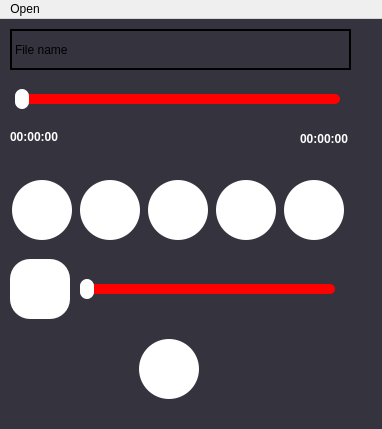
<?xml version="1.0" encoding="UTF-8"?>
<ui version="4.0">
 <class>MainWindow</class>
 <widget class="QMainWindow" name="MainWindow">
  <property name="geometry">
   <rect>
    <x>0</x>
    <y>0</y>
    <width>382</width>
    <height>429</height>
   </rect>
  </property>
  <property name="windowTitle">
   <string>MainWindow</string>
  </property>
  <property name="styleSheet">
   <string notr="true">QMainWindow{
background-color:rgb(52,51,62);
}</string>
  </property>
  <widget class="QWidget" name="centralwidget">
   <widget class="QLabel" name="label_File_Name">
    <property name="geometry">
     <rect>
      <x>10</x>
      <y>10</y>
      <width>341</width>
      <height>41</height>
     </rect>
    </property>
    <property name="styleSheet">
     <string notr="true">QLabel{
border:2px solid rgb(255,255,255)
color:rgb(255,255,255)

}</string>
    </property>
    <property name="frameShape">
     <enum>QFrame::Panel</enum>
    </property>
    <property name="lineWidth">
     <number>2</number>
    </property>
    <property name="text">
     <string>File name</string>
    </property>
   </widget>
   <widget class="QSlider" name="horizontalSlider_Audio_File_Duration">
    <property name="geometry">
     <rect>
      <x>10</x>
      <y>70</y>
      <width>341</width>
      <height>20</height>
     </rect>
    </property>
    <property name="styleSheet">
     <string notr="true">QSlider::groove:horizontal{
	height:10px;
	width:320px;
	background:red;
	border-radius:5px;
}
QSlider::handle:horizontal{
	background:rgb(255,255,255);
	width:14px;
	height:14px;
	margin:-5px -5px;
	border-radius:7px;

}</string>
    </property>
    <property name="orientation">
     <enum>Qt::Horizontal</enum>
    </property>
   </widget>
   <widget class="QSlider" name="horizontalSlider_Audio_Volume">
    <property name="geometry">
     <rect>
      <x>80</x>
      <y>260</y>
      <width>261</width>
      <height>20</height>
     </rect>
    </property>
    <property name="styleSheet">
     <string notr="true">QSlider::groove:horizontal{
	height:10px;
	width:250px;
	background:red;
	border-radius:5px;
}
QSlider::handle:horizontal{
	background:rgb(255,255,255);
	width:14px;
	height:14px;
	margin:-5px -5px;
	border-radius:7px;

}</string>
    </property>
    <property name="orientation">
     <enum>Qt::Horizontal</enum>
    </property>
   </widget>
   <widget class="QPushButton" name="pushButton_Mute">
    <property name="geometry">
     <rect>
      <x>10</x>
      <y>240</y>
      <width>60</width>
      <height>60</height>
     </rect>
    </property>
    <property name="styleSheet">
     <string notr="true">QPushButton{
	border:none;
	border-radius:20px;
	background-color:rgb(255,255,255);
	color:rgb(52,51,64);
	padding: 0px;
}</string>
    </property>
    <property name="text">
     <string/>
    </property>
    <property name="iconSize">
     <size>
      <width>25</width>
      <height>25</height>
     </size>
    </property>
   </widget>
   <widget class="QLabel" name="label_Value_1">
    <property name="geometry">
     <rect>
      <x>10</x>
      <y>110</y>
      <width>91</width>
      <height>16</height>
     </rect>
    </property>
    <property name="font">
     <font>
      <family>Arial</family>
      <pointsize>9</pointsize>
      <bold>true</bold>
     </font>
    </property>
    <property name="styleSheet">
     <string notr="true">QLabel{
color:rgb(255,255,255)
}</string>
    </property>
    <property name="text">
     <string>00:00:00</string>
    </property>
   </widget>
   <widget class="QLabel" name="label_Value_2">
    <property name="geometry">
     <rect>
      <x>300</x>
      <y>110</y>
      <width>51</width>
      <height>20</height>
     </rect>
    </property>
    <property name="font">
     <font>
      <family>Arial</family>
      <pointsize>9</pointsize>
      <bold>true</bold>
     </font>
    </property>
    <property name="styleSheet">
     <string notr="true">QLabel{
color:rgb(255,255,255)
}</string>
    </property>
    <property name="text">
     <string>00:00:00</string>
    </property>
   </widget>
   <widget class="QWidget" name="layoutWidget">
    <property name="geometry">
     <rect>
      <x>10</x>
      <y>160</y>
      <width>341</width>
      <height>62</height>
     </rect>
    </property>
    <layout class="QHBoxLayout" name="horizontalLayout">
     <item>
      <widget class="QPushButton" name="pushButton_Seek_Back">
       <property name="styleSheet">
        <string notr="true">QPushButton{
	border:none;
	border-radius:30px;
	background-color:rgb(255,255,255);
	color:rgb(52,51,64);
	min-width:60px;
	max-width:60px;	
	min-height:60px;
	max-height:60px;
	padding: 0px;
}</string>
       </property>
       <property name="text">
        <string/>
       </property>
       <property name="iconSize">
        <size>
         <width>25</width>
         <height>25</height>
        </size>
       </property>
      </widget>
     </item>
     <item>
      <widget class="QPushButton" name="pushButton_Stop">
       <property name="styleSheet">
        <string notr="true">QPushButton{
	border:none;
	border-radius:30px;
	background-color:rgb(255,255,255);
	color:rgb(52,51,64);
	min-width:60px;
	max-width:60px;	
	min-height:60px;
	max-height:60px;
	padding: 0px;
}</string>
       </property>
       <property name="text">
        <string/>
       </property>
       <property name="iconSize">
        <size>
         <width>25</width>
         <height>25</height>
        </size>
       </property>
      </widget>
     </item>
     <item>
      <widget class="QPushButton" name="pushButton_Play">
       <property name="styleSheet">
        <string notr="true">QPushButton{
	border:none;
	border-radius:30px;
	background-color:rgb(255,255,255);
	color:rgb(52,51,64);
	min-width:60px;
	max-width:60px;	
	min-height:60px;
	max-height:60px;
	padding: 0px;
}</string>
       </property>
       <property name="text">
        <string/>
       </property>
       <property name="iconSize">
        <size>
         <width>25</width>
         <height>25</height>
        </size>
       </property>
      </widget>
     </item>
     <item>
      <widget class="QPushButton" name="pushButton_Pause">
       <property name="styleSheet">
        <string notr="true">QPushButton{
	border:none;
	border-radius:30px;
	background-color:rgb(255,255,255);
	color:rgb(52,51,64);
	min-width:60px;
	max-width:60px;	
	min-height:60px;
	max-height:60px;
	padding: 0px;
}</string>
       </property>
       <property name="text">
        <string/>
       </property>
       <property name="iconSize">
        <size>
         <width>25</width>
         <height>25</height>
        </size>
       </property>
      </widget>
     </item>
     <item>
      <widget class="QPushButton" name="pushButton_Seek_Forward">
       <property name="styleSheet">
        <string notr="true">QPushButton{
	border:none;
	border-radius:30px;
	background-color:rgb(255,255,255);
	color:rgb(52,51,64);
	min-width:60px;
	max-width:60px;	
	min-height:60px;
	max-height:60px;
	padding: 0px;
}</string>
       </property>
       <property name="text">
        <string/>
       </property>
       <property name="iconSize">
        <size>
         <width>25</width>
         <height>25</height>
        </size>
       </property>
      </widget>
     </item>
    </layout>
   </widget>
   <widget class="QPushButton" name="pushButton_Start">
    <property name="geometry">
     <rect>
      <x>139</x>
      <y>320</y>
      <width>60</width>
      <height>60</height>
     </rect>
    </property>
    <property name="styleSheet">
     <string notr="true">QPushButton{
	border:none;
	border-radius:30px;
	background-color:rgb(255,255,255);
	color:rgb(52,51,64);
	min-width:60px;
	max-width:60px;	
	min-height:60px;
	max-height:60px;
	padding: 0px;
}</string>
    </property>
    <property name="text">
     <string/>
    </property>
    <property name="iconSize">
     <size>
      <width>25</width>
      <height>25</height>
     </size>
    </property>
   </widget>
  </widget>
  <widget class="QMenuBar" name="menubar">
   <property name="geometry">
    <rect>
     <x>0</x>
     <y>0</y>
     <width>382</width>
     <height>21</height>
    </rect>
   </property>
   <widget class="QMenu" name="menuOpen">
    <property name="title">
     <string>Open</string>
    </property>
    <addaction name="actionOpen_file"/>
   </widget>
   <addaction name="menuOpen"/>
  </widget>
  <action name="actionOpen_file">
   <property name="text">
    <string>Open file</string>
   </property>
  </action>
 </widget>
 <resources/>
 <connections/>
</ui>
